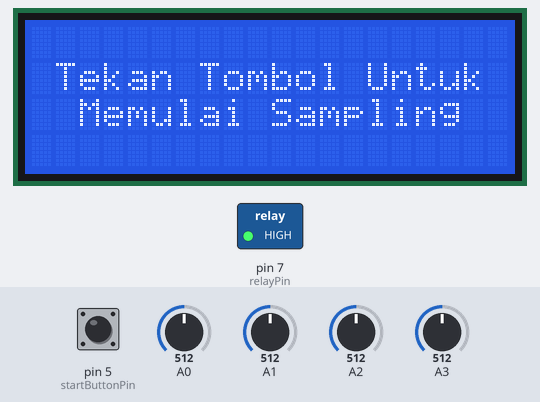
Bench run of a sketch on a simulated Arduino Mega 2560, built with avr-gcc and run on an emulated ATmega2560. Shown: 20×4 character LCD, switched loads named in the sketch (green lamp = pin HIGH). Inputs (shaded band) come from the test bench; at power-on: pin 5 (startButtonPin) HIGH, A1 = 512, A0 = 512, A2 = 512, A3 = 512. The local clock reads 2024-03-15 10:24:30 at power-on unless the sketch sets it; storage starts empty; what the sketch prints to the serial monitor is not drawn.

Above: at 4.3 s.
4.4 s: pin 5 (startButtonPin) pulled LOW for 0.15 s
At 5.2 s:
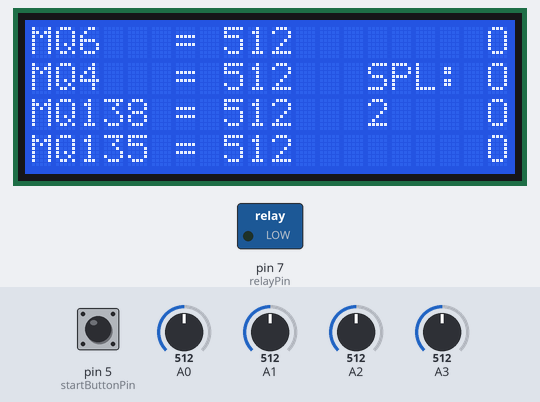
7.5 s: A1 set to 716
At 8.56 s:
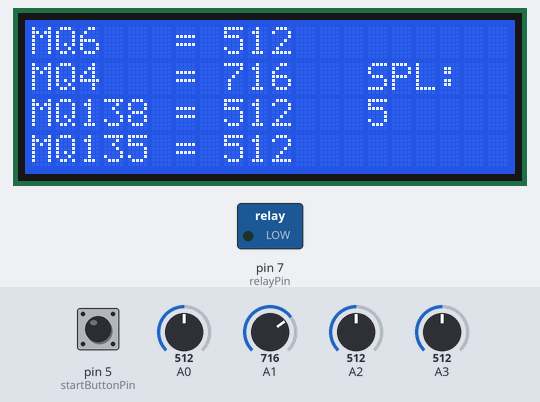
13.5 s: A0 set to 716
At 14.8 s:
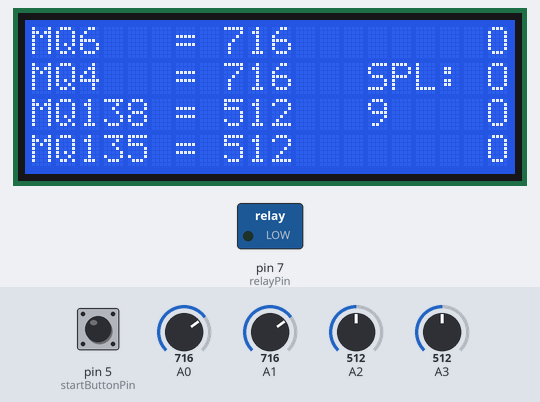
15.2 s: A2 set to 716
At 17.5 s:
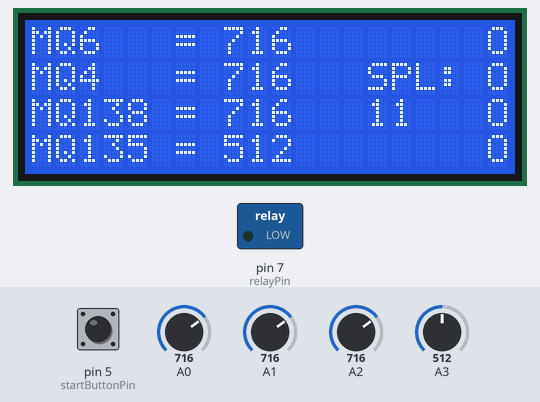
17.9 s: A3 set to 716
At 19.6 s:
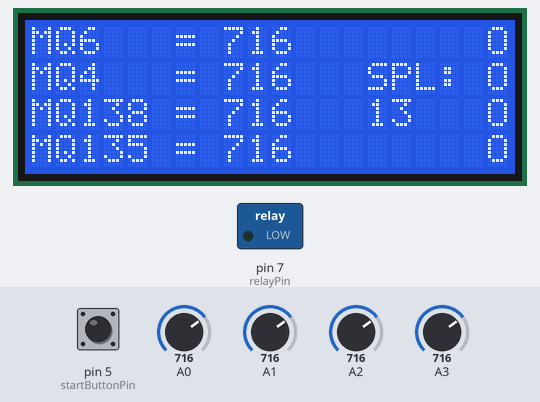
Timing chart, 0 to 21.1 s (numbered marks = the images above; inputs shaded):
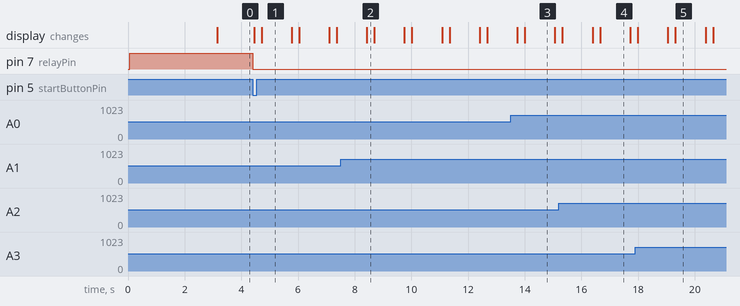

The sketch:

komunikasi_serial_arduino.ino
```cpp
#include <RTClib.h>
#include <Wire.h>
#include <LiquidCrystal_I2C.h>
#include <SPI.h>
#include <SD.h>

RTC_DS3231 rtc;
File myFile;

LiquidCrystal_I2C lcd(0x27, 20, 4);
int relayPin = 7;
int startButtonPin = 5;
int pinCS = 6;

int yearsNow;
int monthsNow;
int daysNow;
int minutesNow;
int secondsNow;
int hoursNow;

void setup() {
  Serial.begin(9600);
  Serial3.begin(115200);
  lcd.init();
  lcd.backlight();

  pinMode(relayPin, OUTPUT);
  pinMode(startButtonPin, INPUT_PULLUP);
  digitalWrite(relayPin, HIGH);

  lcd.clear();
  lcd.setCursor(1, 1);
  lcd.print("SENSOR BENZOPYRENE");
  lcd.setCursor(4, 2);
  lcd.print("Kel 4 AQAI");
  delay(3000);
  lcd.clear();
  lcd.setCursor(1, 1);
  lcd.print("Tekan Tombol Untuk");
  lcd.setCursor(2, 2);
  lcd.print("Memulai Sampling");

  Wire.begin();
  rtc.begin();
  rtc.adjust(DateTime(F(__DATE__), F(__TIME__)));

  if (SD.begin(pinCS)) {
    Serial.println("SD card is ready to use.");
  } else {
    Serial.println("SD card initialization failed");
    return;
  }
}

void loop() {
  if (digitalRead(startButtonPin) == LOW) {
    for (long k = 1; k++;) {

      digitalWrite(relayPin, LOW);

      DateTime now = rtc.now();
      yearsNow = now.year();
      monthsNow = now.month();
      daysNow = now.day();
      minutesNow = now.minute();
      secondsNow = now.second();
      hoursNow = now.hour();
      String dateTimeStr = String(yearsNow) + "-" + String(monthsNow) + "-" + String(daysNow) + " " + String(hoursNow) + ":" + String(minutesNow) + ":" + String(secondsNow);
      Serial.println(dateTimeStr);

      int MQ135 = analogRead(A3);
      int MQ138 = analogRead(A2);
      int MQ4 = analogRead(A1);
      int MQ6 = analogRead(A0);

      float volt138 =(MQ138/1024.0)*5;
      float rs138 = ((5.0/volt138)-1)*2.4;
      float rasio138 = (rs138/60.06925);
      float ppm138 = exp((rasio138 - 5.8434)/(-0.48));

      float volt135 =(MQ135/1024.0)*5;
      float rs135 = ((5.0/volt135)-1)*2.48;
      float rasio135 = (rs135/45.85559);
      float ppm135 = exp((rasio135 - 1.6853)/(-0.088));

      float volt6 =(MQ6/1024.0)*5;
      float rs6 = ((5.0/volt6)-1)*2.63;
      float rasio6 = (rs6/1.8517);
      float ppm6 = exp((rasio6 - 5.129)/(-0.775));

      float volt4 =(MQ4/1024.0)*5;
      float rs4 = ((5.0/volt4)-1)*2.44;
      float rasio4 = (rs4/2.47951152829918);
      float ppm4 = exp((rasio4 - 4.2705)/(-0.206)); //

      String msg = "*" + String(ppm6) + "," + String(ppm4) + "," + String(ppm138) + "," + String(ppm135) + "," + String(k) + "#";
      Serial.print(msg);

      lcd.clear();
      lcd.setCursor(0, 0);
      lcd.print("MQ6   = " + String(MQ6));
      Serial.println("MQ6   = " + String(MQ6));
      lcd.setCursor(0, 1);
      lcd.print("MQ4   = " + String(MQ4));
      Serial.println("MQ4   = " + String(MQ4));
      lcd.setCursor(14, 1);
      lcd.print("SPL:");
      lcd.setCursor(0, 2);
      lcd.print("MQ138 = " + String(MQ138));
      Serial.println("MQ138 = " + String(MQ138));
      lcd.setCursor(14, 2);
      lcd.print(String(k));
      lcd.setCursor(0, 3);
      lcd.print("MQ135 = " + String(MQ135));
      Serial.println("MQ135 = " + String(MQ135));

      Serial3.print(msg);

      Serial.println(".");
      Serial.println("[Arduino] MQ6 = " + String(ppm6) + " PPM");
      Serial.println("[Arduino] MQ4 = " + String(ppm4) + " PPM");
      Serial.println("[Arduino] MQ138 = " + String(ppm138) + " PPM");
      Serial.println("[Arduino] MQ135 = " + String(ppm135) + " PPM");
      Serial.println("[Arduino] Sampling Ke-" + String(k));

      myFile = SD.open("mq135.txt", FILE_WRITE);
      if (myFile) {
        myFile.print(dateTimeStr);
        myFile.print(",");
        myFile.print(String(k));
        myFile.print(",");
        myFile.println(String(MQ135));
        Serial.println("succeeded opening.txt");
        lcd.setCursor(19, 3);
        lcd.print("O");
        myFile.close();
      } else {
        Serial.println("error opening.txt");
        lcd.setCursor(19, 3);
        lcd.print("X");
      }
      myFile = SD.open("mq138.txt", FILE_WRITE);
      if (myFile) {
        myFile.print(dateTimeStr);
        myFile.print(",");
        myFile.print(String(k));
        myFile.print(",");
        myFile.println(String(MQ138));
        Serial.println("succeeded opening.txt");
        lcd.setCursor(19, 2);
        lcd.print("O");
        myFile.close();
      } else {
        Serial.println("error opening.txt");
        lcd.setCursor(19, 2);
        lcd.print("X");
      }
      myFile = SD.open("mq4.txt", FILE_WRITE);
      if (myFile) {
        myFile.print(dateTimeStr);
        myFile.print(",");
        myFile.print(String(k));
        myFile.print(",");
        myFile.println(String(MQ4));
        Serial.println("succeeded opening.txt");
        lcd.setCursor(19, 1);
        lcd.print("O");
        myFile.close();
      } else {
        Serial.println("error opening.txt");
        lcd.setCursor(19, 1);
        lcd.print("X");
      }
      myFile = SD.open("mq6.txt", FILE_WRITE);
      if (myFile) {
        myFile.print(dateTimeStr);
        myFile.print(",");
        myFile.print(String(k));
        myFile.print(",");
        myFile.println(String(MQ6));
        Serial.println("succeeded opening.txt");
        lcd.setCursor(19, 0);
        lcd.print("O");
        myFile.close();
      } else {
        Serial.println("error opening.txt");
        lcd.setCursor(19, 0);
        lcd.print("X");
      }

      if (Serial3.available())  //apabila serial 3 available, akan ngeread msg yg udh dikirim
      {
        String Data = "";  // Baca Data yang dikirim dari ESP
        while (Serial3.available() > 0) {
          Data += char(Serial3.read());
          delay(50);
        }
        Serial.println(Data);
      }

      delay(1000);
    }
  }

  else {
    digitalWrite(relayPin, HIGH);
  }
}
```

Measured:
- after the input at 4.4 s, pin 7 (relayPin): HIGH → LOW at once; the display: first changes after 0.06 s (image 1 shows a later state)
- what the display in image 1 shows lasts 1.1 s, from 4.7 s to 5.8 s
